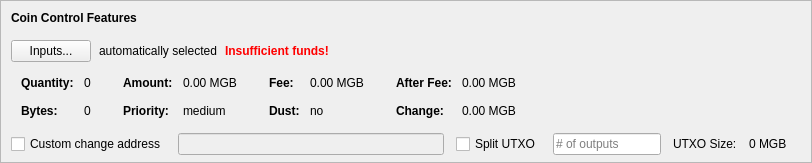
    <widget class="QFrame" name="frameCoinControl">
     <property name="sizePolicy">
      <sizepolicy hsizetype="Expanding" vsizetype="Expanding">
       <horstretch>0</horstretch>
       <verstretch>0</verstretch>
      </sizepolicy>
     </property>
     <property name="maximumSize">
      <size>
       <width>16777215</width>
       <height>16777215</height>
      </size>
     </property>
     <property name="frameShape">
      <enum>QFrame::StyledPanel</enum>
     </property>
     <property name="frameShadow">
      <enum>QFrame::Sunken</enum>
     </property>
     <layout class="QVBoxLayout" name="verticalLayoutCoinControl2">
      <property name="spacing">
       <number>0</number>
      </property>
      <property name="leftMargin">
       <number>0</number>
      </property>
      <property name="topMargin">
       <number>0</number>
      </property>
      <property name="rightMargin">
       <number>0</number>
      </property>
      <property name="bottomMargin">
       <number>6</number>
      </property>
      <item>
       <layout class="QVBoxLayout" name="verticalLayoutCoinControl" stretch="0,0,0,0,1">
        <property name="spacing">
         <number>0</number>
        </property>
        <property name="leftMargin">
         <number>10</number>
        </property>
        <property name="topMargin">
         <number>10</number>
        </property>
        <item>
         <layout class="QHBoxLayout" name="horizontalLayoutCoinControl1">
          <property name="bottomMargin">
           <number>15</number>
          </property>
          <item>
           <widget class="QLabel" name="labelCoinControlFeatures">
            <property name="sizePolicy">
             <sizepolicy hsizetype="Preferred" vsizetype="Maximum">
              <horstretch>0</horstretch>
              <verstretch>0</verstretch>
             </sizepolicy>
            </property>
            <property name="font">
             <font>
              <weight>75</weight>
              <bold>true</bold>
             </font>
            </property>
            <property name="styleSheet">
             <string notr="true">font-weight:bold;</string>
            </property>
            <property name="text">
             <string>Coin Control Features</string>
            </property>
           </widget>
          </item>
         </layout>
        </item>
        <item>
         <layout class="QHBoxLayout" name="horizontalLayoutCoinControl2" stretch="0,0,0,0">
          <property name="spacing">
           <number>8</number>
          </property>
          <property name="bottomMargin">
           <number>10</number>
          </property>
          <item>
           <widget class="QPushButton" name="pushButtonCoinControl">
            <property name="styleSheet">
             <string notr="true"/>
            </property>
            <property name="text">
             <string>Inputs...</string>
            </property>
            <property name="autoDefault">
             <bool>false</bool>
            </property>
           </widget>
          </item>
          <item>
           <widget class="QLabel" name="labelCoinControlAutomaticallySelected">
            <property name="text">
             <string>automatically selected</string>
            </property>
            <property name="margin">
             <number>5</number>
            </property>
           </widget>
          </item>
          <item>
           <widget class="QLabel" name="labelCoinControlInsuffFunds">
            <property name="font">
             <font>
              <weight>75</weight>
              <bold>true</bold>
             </font>
            </property>
            <property name="styleSheet">
             <string notr="true">color:red;font-weight:bold;</string>
            </property>
            <property name="text">
             <string>Insufficient funds!</string>
            </property>
            <property name="margin">
             <number>5</number>
            </property>
           </widget>
          </item>
          <item>
           <spacer name="horizontalSpacerCoinControl">
            <property name="orientation">
             <enum>Qt::Horizontal</enum>
            </property>
            <property name="sizeHint" stdset="0">
             <size>
              <width>40</width>
              <height>1</height>
             </size>
            </property>
           </spacer>
          </item>
         </layout>
        </item>
        <item>
         <widget class="QWidget" name="widgetCoinControl" native="true">
          <property name="sizePolicy">
           <sizepolicy hsizetype="Preferred" vsizetype="Preferred">
            <horstretch>0</horstretch>
            <verstretch>0</verstretch>
           </sizepolicy>
          </property>
          <property name="minimumSize">
           <size>
            <width>0</width>
            <height>0</height>
           </size>
          </property>
          <property name="styleSheet">
           <string notr="true"/>
          </property>
          <layout class="QHBoxLayout" name="horizontalLayoutCoinControl5">
           <property name="leftMargin">
            <number>0</number>
           </property>
           <property name="topMargin">
            <number>0</number>
           </property>
           <property name="rightMargin">
            <number>0</number>
           </property>
           <property name="bottomMargin">
            <number>0</number>
           </property>
           <item>
            <layout class="QHBoxLayout" name="horizontalLayoutCoinControl3" stretch="0,0,0,1">
             <property name="spacing">
              <number>20</number>
             </property>
             <property name="topMargin">
              <number>0</number>
             </property>
             <property name="bottomMargin">
              <number>10</number>
             </property>
             <item>
              <layout class="QFormLayout" name="formLayoutCoinControl1">
               <property name="horizontalSpacing">
                <number>10</number>
               </property>
               <property name="verticalSpacing">
                <number>14</number>
               </property>
               <property name="leftMargin">
                <number>10</number>
               </property>
               <property name="topMargin">
                <number>4</number>
               </property>
               <property name="rightMargin">
                <number>6</number>
               </property>
               <item row="0" column="0">
                <widget class="QLabel" name="labelCoinControlQuantityText">
                 <property name="font">
                  <font>
                   <weight>75</weight>
                   <bold>true</bold>
                  </font>
                 </property>
                 <property name="text">
                  <string>Quantity:</string>
                 </property>
                 <property name="margin">
                  <number>0</number>
                 </property>
                </widget>
               </item>
               <item row="0" column="1">
                <widget class="QLabel" name="labelCoinControlQuantity">
                 <property name="cursor">
                  <cursorShape>IBeamCursor</cursorShape>
                 </property>
                 <property name="contextMenuPolicy">
                  <enum>Qt::ActionsContextMenu</enum>
                 </property>
                 <property name="text">
                  <string notr="true">0</string>
                 </property>
                 <property name="margin">
                  <number>0</number>
                 </property>
                 <property name="textInteractionFlags">
                  <set>Qt::LinksAccessibleByMouse|Qt::TextSelectableByKeyboard|Qt::TextSelectableByMouse</set>
                 </property>
                </widget>
               </item>
               <item row="1" column="0">
                <widget class="QLabel" name="labelCoinControlBytesText">
                 <property name="font">
                  <font>
                   <weight>75</weight>
                   <bold>true</bold>
                  </font>
                 </property>
                 <property name="text">
                  <string>Bytes:</string>
                 </property>
                </widget>
               </item>
               <item row="1" column="1">
                <widget class="QLabel" name="labelCoinControlBytes">
                 <property name="cursor">
                  <cursorShape>IBeamCursor</cursorShape>
                 </property>
                 <property name="contextMenuPolicy">
                  <enum>Qt::ActionsContextMenu</enum>
                 </property>
                 <property name="text">
                  <string notr="true">0</string>
                 </property>
                 <property name="textInteractionFlags">
                  <set>Qt::LinksAccessibleByMouse|Qt::TextSelectableByKeyboard|Qt::TextSelectableByMouse</set>
                 </property>
                </widget>
               </item>
              </layout>
             </item>
             <item>
              <layout class="QFormLayout" name="formLayoutCoinControl2">
               <property name="horizontalSpacing">
                <number>10</number>
               </property>
               <property name="verticalSpacing">
                <number>14</number>
               </property>
               <property name="leftMargin">
                <number>6</number>
               </property>
               <property name="topMargin">
                <number>4</number>
               </property>
               <property name="rightMargin">
                <number>6</number>
               </property>
               <item row="0" column="0">
                <widget class="QLabel" name="labelCoinControlAmountText">
                 <property name="font">
                  <font>
                   <weight>75</weight>
                   <bold>true</bold>
                  </font>
                 </property>
                 <property name="text">
                  <string>Amount:</string>
                 </property>
                 <property name="margin">
                  <number>0</number>
                 </property>
                </widget>
               </item>
               <item row="0" column="1">
                <widget class="QLabel" name="labelCoinControlAmount">
                 <property name="cursor">
                  <cursorShape>IBeamCursor</cursorShape>
                 </property>
                 <property name="contextMenuPolicy">
                  <enum>Qt::ActionsContextMenu</enum>
                 </property>
                 <property name="text">
                  <string notr="true">0.00 MGB</string>
                 </property>
                 <property name="textInteractionFlags">
                  <set>Qt::LinksAccessibleByMouse|Qt::TextSelectableByKeyboard|Qt::TextSelectableByMouse</set>
                 </property>
                </widget>
               </item>
               <item row="1" column="0">
                <widget class="QLabel" name="labelCoinControlPriorityText">
                 <property name="font">
                  <font>
                   <weight>75</weight>
                   <bold>true</bold>
                  </font>
                 </property>
                 <property name="text">
                  <string>Priority:</string>
                 </property>
                </widget>
               </item>
               <item row="1" column="1">
                <widget class="QLabel" name="labelCoinControlPriority">
                 <property name="cursor">
                  <cursorShape>IBeamCursor</cursorShape>
                 </property>
                 <property name="contextMenuPolicy">
                  <enum>Qt::ActionsContextMenu</enum>
                 </property>
                 <property name="text">
                  <string>medium</string>
                 </property>
                 <property name="textInteractionFlags">
                  <set>Qt::LinksAccessibleByMouse|Qt::TextSelectableByKeyboard|Qt::TextSelectableByMouse</set>
                 </property>
                </widget>
               </item>
              </layout>
             </item>
             <item>
              <layout class="QFormLayout" name="formLayoutCoinControl3">
               <property name="horizontalSpacing">
                <number>10</number>
               </property>
               <property name="verticalSpacing">
                <number>14</number>
               </property>
               <property name="leftMargin">
                <number>6</number>
               </property>
               <property name="topMargin">
                <number>4</number>
               </property>
               <property name="rightMargin">
                <number>6</number>
               </property>
               <item row="0" column="0">
                <widget class="QLabel" name="labelCoinControlFeeText">
                 <property name="font">
                  <font>
                   <weight>75</weight>
                   <bold>true</bold>
                  </font>
                 </property>
                 <property name="text">
                  <string>Fee:</string>
                 </property>
                 <property name="margin">
                  <number>0</number>
                 </property>
                </widget>
               </item>
               <item row="0" column="1">
                <widget class="QLabel" name="labelCoinControlFee">
                 <property name="cursor">
                  <cursorShape>IBeamCursor</cursorShape>
                 </property>
                 <property name="contextMenuPolicy">
                  <enum>Qt::ActionsContextMenu</enum>
                 </property>
                 <property name="text">
                  <string notr="true">0.00 MGB</string>
                 </property>
                 <property name="textInteractionFlags">
                  <set>Qt::LinksAccessibleByMouse|Qt::TextSelectableByKeyboard|Qt::TextSelectableByMouse</set>
                 </property>
                </widget>
               </item>
               <item row="1" column="0">
                <widget class="QLabel" name="labelCoinControlLowOutputText">
                 <property name="font">
                  <font>
                   <weight>75</weight>
                   <bold>true</bold>
                  </font>
                 </property>
                 <property name="text">
                  <string>Dust:</string>
                 </property>
                </widget>
               </item>
               <item row="1" column="1">
                <widget class="QLabel" name="labelCoinControlLowOutput">
                 <property name="cursor">
                  <cursorShape>IBeamCursor</cursorShape>
                 </property>
                 <property name="contextMenuPolicy">
                  <enum>Qt::ActionsContextMenu</enum>
                 </property>
                 <property name="text">
                  <string>no</string>
                 </property>
                 <property name="textInteractionFlags">
                  <set>Qt::LinksAccessibleByMouse|Qt::TextSelectableByKeyboard|Qt::TextSelectableByMouse</set>
                 </property>
                </widget>
               </item>
              </layout>
             </item>
             <item>
              <layout class="QFormLayout" name="formLayoutCoinControl4">
               <property name="horizontalSpacing">
                <number>10</number>
               </property>
               <property name="verticalSpacing">
                <number>14</number>
               </property>
               <property name="leftMargin">
                <number>6</number>
               </property>
               <property name="topMargin">
                <number>4</number>
               </property>
               <property name="rightMargin">
                <number>6</number>
               </property>
               <item row="0" column="0">
                <widget class="QLabel" name="labelCoinControlAfterFeeText">
                 <property name="font">
                  <font>
                   <weight>75</weight>
                   <bold>true</bold>
                  </font>
                 </property>
                 <property name="text">
                  <string>After Fee:</string>
                 </property>
                 <property name="margin">
                  <number>0</number>
                 </property>
                </widget>
               </item>
               <item row="0" column="1">
                <widget class="QLabel" name="labelCoinControlAfterFee">
                 <property name="cursor">
                  <cursorShape>IBeamCursor</cursorShape>
                 </property>
                 <property name="contextMenuPolicy">
                  <enum>Qt::ActionsContextMenu</enum>
                 </property>
                 <property name="text">
                  <string notr="true">0.00 MGB</string>
                 </property>
                 <property name="textInteractionFlags">
                  <set>Qt::LinksAccessibleByMouse|Qt::TextSelectableByKeyboard|Qt::TextSelectableByMouse</set>
                 </property>
                </widget>
               </item>
               <item row="1" column="0">
                <widget class="QLabel" name="labelCoinControlChangeText">
                 <property name="font">
                  <font>
                   <weight>75</weight>
                   <bold>true</bold>
                  </font>
                 </property>
                 <property name="text">
                  <string>Change:</string>
                 </property>
                </widget>
               </item>
               <item row="1" column="1">
                <widget class="QLabel" name="labelCoinControlChange">
                 <property name="cursor">
                  <cursorShape>IBeamCursor</cursorShape>
                 </property>
                 <property name="contextMenuPolicy">
                  <enum>Qt::ActionsContextMenu</enum>
                 </property>
                 <property name="text">
                  <string notr="true">0.00 MGB</string>
                 </property>
                 <property name="textInteractionFlags">
                  <set>Qt::LinksAccessibleByMouse|Qt::TextSelectableByKeyboard|Qt::TextSelectableByMouse</set>
                 </property>
                </widget>
               </item>
              </layout>
             </item>
            </layout>
           </item>
          </layout>
         </widget>
        </item>
        <item>
         <layout class="QHBoxLayout" name="horizontalLayoutCoinControl4" stretch="0,0,0,0,0,0,0">
          <property name="spacing">
           <number>12</number>
          </property>
          <property name="sizeConstraint">
           <enum>QLayout::SetDefaultConstraint</enum>
          </property>
          <property name="topMargin">
           <number>5</number>
          </property>
          <property name="rightMargin">
           <number>5</number>
          </property>
          <item>
           <widget class="QCheckBox" name="checkBoxCoinControlChange">
            <property name="toolTip">
             <string>If this is activated, but the change address is empty or invalid, change will be sent to a newly generated address.</string>
            </property>
            <property name="text">
             <string>Custom change address</string>
            </property>
           </widget>
          </item>
          <item>
           <widget class="QValidatedLineEdit" name="lineEditCoinControlChange">
            <property name="enabled">
             <bool>false</bool>
            </property>
            <property name="sizePolicy">
             <sizepolicy hsizetype="Expanding" vsizetype="Fixed">
              <horstretch>0</horstretch>
              <verstretch>0</verstretch>
             </sizepolicy>
            </property>
           </widget>
          </item>
          <item>
           <widget class="QCheckBox" name="splitBlockCheckBox">
            <property name="text">
             <string>Split UTXO</string>
            </property>
           </widget>
          </item>
          <item>
           <widget class="QLineEdit" name="splitBlockLineEdit">
            <property name="sizePolicy">
             <sizepolicy hsizetype="Fixed" vsizetype="Fixed">
              <horstretch>50</horstretch>
              <verstretch>0</verstretch>
             </sizepolicy>
            </property>
            <property name="placeholderText">
             <string># of outputs</string>
            </property>
           </widget>
          </item>
          <item>
           <widget class="QLabel" name="labelBlockSizeText">
            <property name="text">
             <string>UTXO Size:</string>
            </property>
           </widget>
          </item>
          <item>
           <widget class="QLabel" name="labelBlockSize">
            <property name="text">
             <string>0 MGB</string>
            </property>
           </widget>
          </item>
          <item>
           <widget class="QLabel" name="labelCoinControlChangeLabel">
            <property name="sizePolicy">
             <sizepolicy hsizetype="Preferred" vsizetype="Expanding">
              <horstretch>0</horstretch>
              <verstretch>0</verstretch>
             </sizepolicy>
            </property>
            <property name="minimumSize">
             <size>
              <width>0</width>
              <height>0</height>
             </size>
            </property>
            <property name="text">
             <string/>
            </property>
            <property name="margin">
             <number>3</number>
            </property>
           </widget>
          </item>
         </layout>
        </item>
        <item>
         <spacer name="verticalSpacerCoinControl">
          <property name="orientation">
           <enum>Qt::Vertical</enum>
          </property>
          <property name="sizeHint" stdset="0">
           <size>
            <width>800</width>
            <height>1</height>
           </size>
          </property>
         </spacer>
        </item>
       </layout>
      </item>
     </layout>
    </widget>
